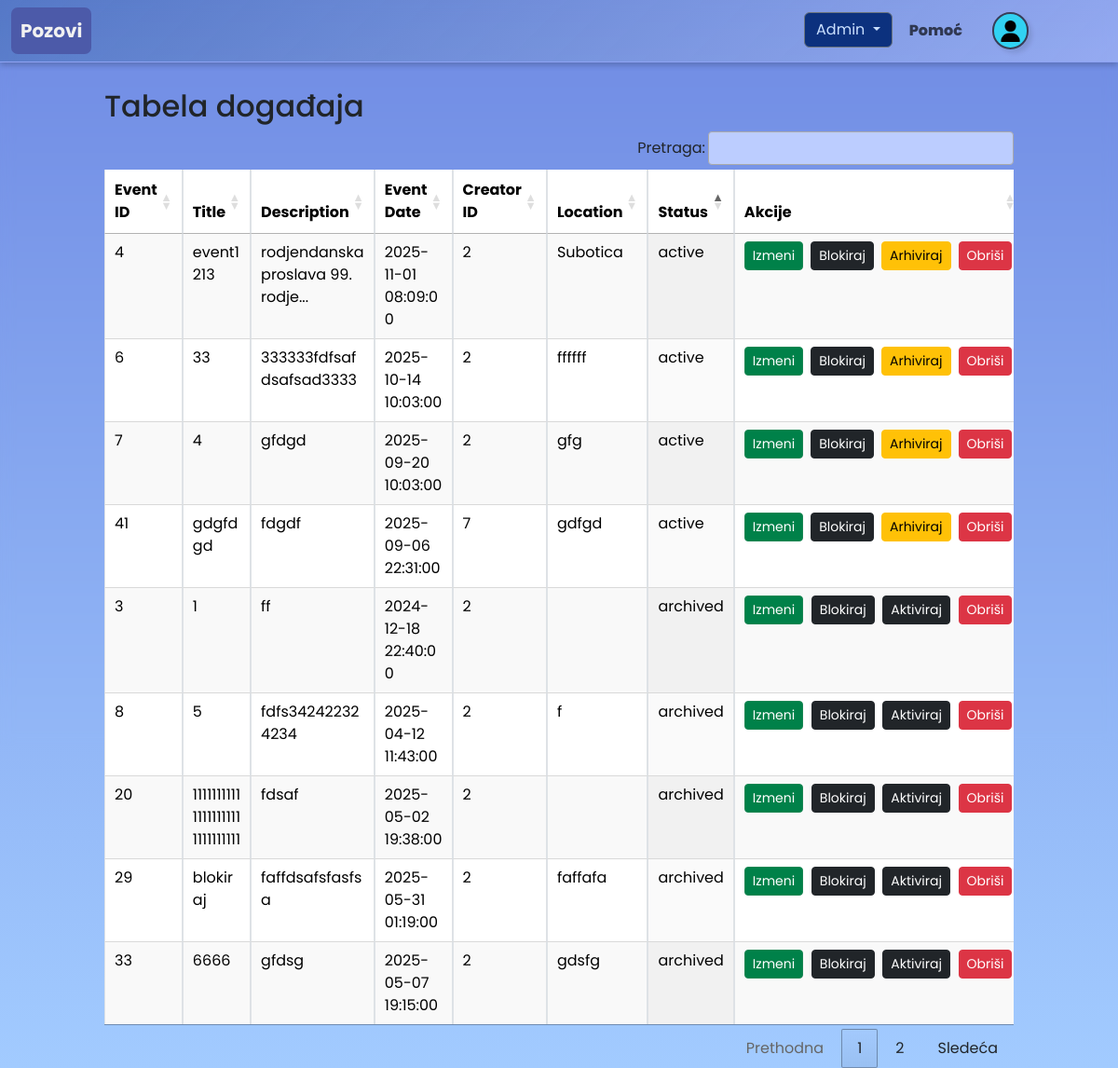
/admin_dashboard.php (signed in), run on the app's committed database.
### tables this page shows
CREATE TABLE `events` (
  `event_id` int(11) NOT NULL,
  `title` varchar(40) NOT NULL,
  `description` text DEFAULT NULL,
  `event_date` datetime NOT NULL,
  `user_id` int(11) NOT NULL,
  `status` enum('active','blocked','archived') NOT NULL DEFAULT 'active',
  `location` varchar(100) DEFAULT NULL
);

### admin_dashboard.php (the view, shortened to what this page needs)
<?php
require_once 'includes/db_config.php';
?>
<!DOCTYPE html>
<html lang="en">
<head>
    <link href="https://cdn.jsdelivr.net/npm/bootstrap@5.3.3/dist/css/bootstrap.min.css" rel="stylesheet">
    <link rel="stylesheet" href="css.css">
    <link rel="stylesheet" href="https://cdn.datatables.net/1.13.4/css/jquery.dataTables.min.css">
</head>
<body>
<?php include 'templates/header.php'; ?>
<div class="container-fluid mt-2 col-12 col-xl-10">
    <h2>Tabela događaja</h2>
    <div class="table-responsive">
        <table id="eventsTable" class="display table table-bordered table-striped" style="width:100%">
            <thead>
            <tr>
                <th>Event ID</th>
                <th>Title</th>
                <th>Description</th>
                <th>Event Date</th>
                <th>Creator ID</th>
                <th>Location</th>
                <th>Status</th>
                <th>Akcije</th>
            </tr>
            </thead>
            <tbody>
            <?php
            try {
                $stmt = $pdo->query("SELECT event_id, title, description, event_date, user_id, status, location FROM events");
                while ($row = $stmt->fetch(PDO::FETCH_ASSOC)) {
                    echo "<tr data-event-id='" . $row['event_id'] . "'>";
                    echo "<td>" . htmlspecialchars($row['event_id']) . "</td>";
                    echo "<td style='word-break: break-word;'>" . htmlspecialchars($row['title']) . "</td>";
                    echo "<td style='word-break: break-word;' title='" . htmlspecialchars($row['description']) . "'>" . htmlspecialchars(mb_strimwidth($row['description'], 0, 34, "...")) . "</td>";
                    echo "<td style='word-break: break-word;'>" . htmlspecialchars($row['event_date']) . "</td>";
                    echo "<td>" . htmlspecialchars($row['user_id']) . "</td>";
                    echo "<td style='word-break: break-word;'>" . htmlspecialchars($row['location']) . "</td>";
                    echo "<td>" . htmlspecialchars($row['status']) . "</td>";
                    echo "<td>
                    <div class='d-flex justify-content-between flex-nowrap gap-1'>
                    <form action='event.php' method='post'>
                    <input type='hidden' name='event_id' value='" . $row['event_id'] . "'>
                    <button type='submit' class='btn btn-sm btn-success me-1' title='Izmeni'>
                        Izmeni
                    </button>
                    </form>
                    <button type='button' class='btn btn-sm btn-dark me-1' title='Blokiraj' onclick='eventStatus(this, \"blocked\")'>
                        Blokiraj
                    </button>
                    <button type='button' class='btn btn-sm btn-dark me-1' title='Aktiviraj' onclick='eventStatus(this, \"active\")'>
                        Aktiviraj
                    </button>
                    <button type='button' class='btn btn-sm btn-warning me-1' title='Arhiviraj' onclick='eventStatus(this, \"archived\")'>
                        Arhiviraj
                    </button>
                    <button type='submit' data-event-id='" . $row['event_id'] . "' class='btn btn-sm btn-danger me-1 btnDelEvent' title='Obriši'>
                        Obriši
                    </button>
                   </div>
                   </td>";
                    echo "</tr>";
                }
            } catch (PDOException $e) {
                echo "Greška u povezivanju sa bazom: " . $e->getMessage();
            }
            ?>
            </tbody>
        </table>
    </div>
</div>
</body>
</html>

### css.css (style rules this page uses)
body { padding-top: 87px; min-height: 100vh; background: linear-gradient(180deg, #6f8ae3, #a2cbff); background-size: cover; background-repeat: no-repeat; background-position: center; background-attachment: fixed; font-family: 'Poppins', sans-serif; }
body::before { content: ""; position: fixed; top: 0; left: 0; height: 100vh; width: 100vw; background-color: rgba(255, 255, 255, 0.0); backdrop-filter: blur(7px); z-index: -1; }
.btn-success { background-color: #008149; }

### data on the page
events: event_id "3", title "1", description "ff", event_date "2024-12-18 22:40:00", user "2", status "archived"
events: event_id "4", title "event1213", description "rodjendanska proslava 99. rodje...", event_date "2025-11-01 08:09:00", user "2", location "Subotica", status "active"
events: event_id "6", title "33", description "333333fdfsafdsafsad3333", event_date "2025-10-14 10:03:00", user "2", location "ffffff", status "active"
events: event_id "7", title "4", description "gfdgd", event_date "2025-09-20 10:03:00", user "2", location "gfg", status "active"
events: event_id "8", title "5", description "fdfs342422324234", event_date "2025-04-12 11:43:00", user "2", location "f", status "archived"
events: event_id "20", title "111111111111111111111111111111", description "fdsaf", event_date "2025-05-02 19:38:00", user "2", status "archived"
events: event_id "29", title "blokiraj", description "faffdsafsfasfsa", event_date "2025-05-31 01:19:00", user "2", location "faffafa", status "archived"
events: event_id "33", title "6666", description "gfdsg", event_date "2025-05-07 19:15:00", user "2", location "gdsfg", status "archived"
events: event_id "41", title "gdgfdgd", description "fdgdf", event_date "2025-09-06 22:31:00", user "7", location "gdfgd", status "active"
